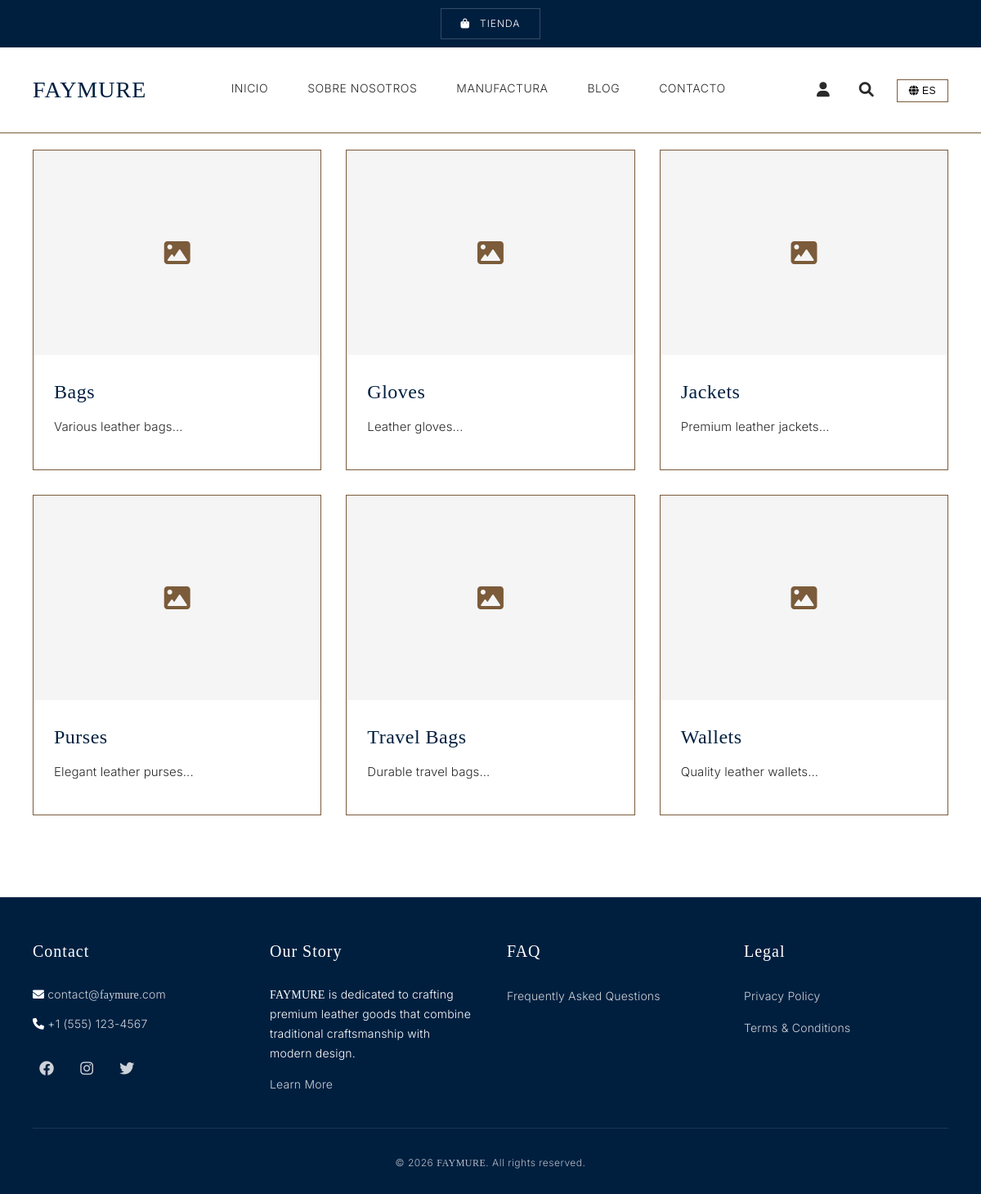
Page /explore-browse.php?lang=es on the committed database.
### tables this page shows
CREATE TABLE IF NOT EXISTS categories (
    id INT AUTO_INCREMENT PRIMARY KEY,
    name VARCHAR(100) NOT NULL,
    slug VARCHAR(100) UNIQUE NOT NULL,
    description TEXT,
    image VARCHAR(255),
    parent_id INT NULL,
    sort_order INT DEFAULT 0,
    created_at TIMESTAMP DEFAULT CURRENT_TIMESTAMP,
    deleted_at TIMESTAMP NULL,
    FOREIGN KEY (parent_id) REFERENCES categories(id) ON DELETE SET NULL
);

### explore-browse.php (the view, shortened to what this page needs)
<?php
require_once 'includes/header.php';
$conn = getDBConnection();
$success = false;
$selected_category_id = isset($_GET['category']) ? intval($_GET['category']) : 0;
$categories = [];
$categories_result = $conn->query("SELECT * FROM categories WHERE deleted_at IS NULL ORDER BY sort_order, name");
if ($categories_result) {
    $categories = $categories_result->fetch_all(MYSQLI_ASSOC);
}
$products = [];
$selected_category = null;
?>
    <main class="browse-customize-page">
        <div class="container">
            <?php if ($success): ?>
                <div class="success-message">
                    <i class="fas fa-check-circle"></i>
                    <h2>Thank You!</h2>
                    <p>Your request has been submitted successfully. We'll get back to you soon.</p>
                    <a href="<?php echo (defined('BASE_PATH') ? BASE_PATH : ''); ?>/explore-browse" class="btn-primary">Browse More</a>
                </div>
            <?php else: ?>
                <?php if ($selected_category_id > 0 && $selected_category): ?>
                    <div class="products-view">
                        <div class="view-header">
                            <h2><?php echo htmlspecialchars($selected_category['name']); ?></h2>
                            <?php if ($selected_category['description']): ?>
                                <p><?php echo htmlspecialchars($selected_category['description']); ?></p>
                            <?php endif; ?>
                        </div>
                        <?php if (!empty($products)): ?>
                            <div class="products-grid-modern stagger">
                                <?php foreach ($products as $product): ?>
                                    <div class="product-card-modern reveal">
                                        <div class="product-card-link" onclick="showProductDetail(<?php echo htmlspecialchars(json_encode($product)); ?>)" style="cursor: pointer;">
                                            <div class="product-image-wrapper">
                                                <?php if ($product['image']): ?>
                                                    <img src="<?php echo htmlspecialchars($product['image']); ?>" alt="<?php echo htmlspecialchars($product['name']); ?>" class="product-image-main">
                                                <?php else: ?>
                                                    <div class="product-image-placeholder">
                                                        <i class="fas fa-image"></i>
                                                    </div>
                                                <?php endif; ?>
                                                <div class="quick-view-icon" onclick="event.stopPropagation(); showProductDetail(<?php echo htmlspecialchars(json_encode($product)); ?>);">
                                                    <i class="fas fa-search"></i>
                                                </div>
                                            </div>
                                            <div class="product-card-body">
                                                <h3 class="product-title"><?php echo htmlspecialchars($product['name']); ?></h3>
                                                <div class="product-price-section">
                                                    <?php if ($product['price'] && $product['price'] > 0): ?>
                                                        <span class="product-price">$<?php echo number_format($product['price'], 2); ?></span>
                                                    <?php else: ?>
                                                        <span class="product-price">Contact for Price</span>
                                                    <?php endif; ?>
                                                </div>
                                                <div class="product-moq">
                                                    <span class="moq-label">Min. order:</span>
                                                    <span class="moq-value"><?php echo number_format($product['moq'] ?? 1); ?> <?php echo ($product['moq'] ?? 1) > 1 ? 'pieces' : 'piece'; ?></span>
                                                </div>
                                                <div class="product-seller-info">
                                                    <div class="seller-name-section">
                                                        <span class="seller-name"><?php echo SITE_NAME; ?></span>
                                                        <span class="verified-badge" title="Verified Supplier">
                                                            <i class="fas fa-check-circle"></i>
                                                        </span>
                                                    </div>
                                                    <div class="seller-meta">
                                                        <span class="seller-country">
                                                            <i class="fas fa-flag"></i> PK
                                                        </span>
                                                    </div>
                                                </div>
                                                <div class="product-rating">
                                                    <div class="stars">
                                                        <?php
                                                        $rating = 4.5;
                                                        $fullStars = floor($rating);
                                                        $hasHalfStar = ($rating - $fullStars) >= 0.5;
                                                        for ($i = 0; $i < $fullStars; $i++) {
                                                            echo '<i class="fas fa-star"></i>';
                                                        }
                                                        if ($hasHalfStar) {
                                                            echo '<i class="fas fa-star-half-alt"></i>';
                                                        }
                                                        for ($i = $fullStars + ($hasHalfStar ? 1 : 0); $i < 5; $i++) {
                                                            echo '<i class="far fa-star"></i>';
                                                        }
                                                        ?>
                                                    </div>
                                                    <span class="rating-value"><?php echo number_format($rating, 1); ?>/5.0</span>
                                                    <span class="rating-count">(<?php echo rand(5, 50); ?>)</span>
                                                </div>
                                            </div>
                                        </div>
                                    </div>
                                <?php endforeach; ?>
                            </div>
                        <?php else: ?>
                            <div class="no-products">
                                <p>No products available in this category yet.</p>
                            </div>
                        <?php endif; ?>
                    </div>
                <?php else: ?>
                    <div class="categories-view">
                        <div class="categories-grid stagger">
                            <?php foreach ($categories as $category): ?>
                                <a href="<?php echo (defined('BASE_PATH') ? BASE_PATH : ''); ?>/explore-browse?category=<?php echo $category['id']; ?>" class="category-card hover-lift reveal">
                                    <div class="category-image">
                                        <?php if ($category['image']): ?>
                                            <img src="<?php echo htmlspecialchars($category['image']); ?>" alt="<?php echo htmlspecialchars($category['name']); ?>">
                                        <?php else: ?>
                                            <div class="placeholder-image">
                                                <i class="fas fa-image"></i>
                                            </div>
                                        <?php endif; ?>
                                    </div>
                                    <div class="category-info">
                                        <h3><?php echo htmlspecialchars($category['name']); ?></h3>
                                        <?php if ($category['description']): ?>
                                            <p><?php echo htmlspecialchars(substr($category['description'], 0, 100)); ?>...</p>
                                        <?php endif; ?>
                                    </div>
                                </a>
                            <?php endforeach; ?>
                        </div>
                    </div>
                <?php endif; ?>
            <?php endif; ?>
        </div>
    </main>
<?php require_once 'includes/footer.php'; ?>

### assets/css/style.css (style rules this page uses)
* { margin: 0; padding: 0; box-sizing: border-box; }
:root { --primary-color: #001F3F; --secondary-color: #7B5B3A; --accent-color: #FF6F20; --background-color: #FFFFFF; --text-color: #2A2A2A; --text-secondary: #2A2A2A; --border-color: #7B5B3A; --dark-color: #001F3F; --shadow: rgba(0, 0, 0, 0.08); }
body { font-family: 'Inter', -apple-system, BlinkMacSystemFont, 'Segoe UI', sans-serif; color: var(--text-color); line-height: 1.7; background-color: var(--background-color); font-weight: 400; font-size: 16px; -webkit-font-smoothing: antialiased; -moz-osx-font-smoothing: grayscale; letter-spacing: -0.01em; }
.container { max-width: 1200px; margin: 0 auto; padding: 0 40px; }
.categories-grid { display: grid; grid-template-columns: repeat(auto-fill, minmax(300px, 1fr)); gap: 40px; }
.category-card { background: var(--background-color); border-radius: 0; overflow: hidden; text-decoration: none; color: var(--text-color); transition: all 0.3s ease; border: 1px solid var(--border-color); }
.category-image { height: 240px; overflow: hidden; background: var(--background-color); }
.placeholder-image { display: flex; align-items: center; justify-content: center; height: 100%; font-size: 32px; color: var(--border-color); }
.category-info { padding: 32px; }
.category-info h3 { font-family: 'Playfair Display', serif; color: var(--primary-color); margin-bottom: 12px; font-weight: 500; font-size: 24px; letter-spacing: 0.5px; text-transform: none; }
.category-info p { font-size: 15px; color: var(--text-color); font-weight: 300; line-height: 1.6; letter-spacing: 0.1px; }

### assets/css/animations.css (style rules this page uses)
.reveal { opacity: 0; transform: translateY(12px); transition: opacity 360ms ease-out, transform 360ms ease-out; }
.reveal.in-view { opacity: 1; transform: translateY(0); }
.stagger .reveal:nth-child(1) { transition-delay: 0ms; }
.stagger .reveal:nth-child(2) { transition-delay: 90ms; }
.stagger .reveal:nth-child(3) { transition-delay: 180ms; }
.stagger .reveal:nth-child(4) { transition-delay: 270ms; }
.stagger .reveal:nth-child(5) { transition-delay: 360ms; }
.stagger .reveal:nth-child(6) { transition-delay: 450ms; }
.hover-lift { transition: transform 280ms ease-out, box-shadow 280ms ease-out; }

### explore-browse.php (style rules this page uses)
.browse-customize-page { padding: 20px 0 100px 0; background: var(--background-color); }
.categories-grid { display: grid; grid-template-columns: repeat(auto-fill, minmax(300px, 1fr)); gap: 30px; }
.category-card { background: var(--background-color); border: 1px solid var(--border-color); cursor: pointer; transition: all 0.3s ease; overflow: hidden; }
.category-image { width: 100%; height: 250px; overflow: hidden; background: #f5f5f5; display: flex; align-items: center; justify-content: center; }
.category-info { padding: 25px; }
.category-info h3 { font-family: 'Playfair Display', serif; font-size: 24px; color: var(--primary-color); margin-bottom: 10px; }
.category-info p { color: var(--text-color); margin-bottom: 15px; line-height: 1.6; }

### rows in the picture
categories: name "Bags", description "Various leather bags"
categories: name "Gloves", description "Leather gloves"
categories: name "Jackets", description "Premium leather jackets"
categories: name "Purses", description "Elegant leather purses"
categories: name "Travel Bags", description "Durable travel bags"
categories: name "Wallets", description "Quality leather wallets"

### other values in the picture
t('shop') "TIENDA"
t('home') "INICIO"
t('about') "SOBRE NOSOTROS"
t('manufacturing') "MANUFACTURA"
t('blog') "BLOG"
t('contact') "CONTACTO"
$current_lang "ES"
$email "contact@"
$phone "+1 (555) 123-4567"
